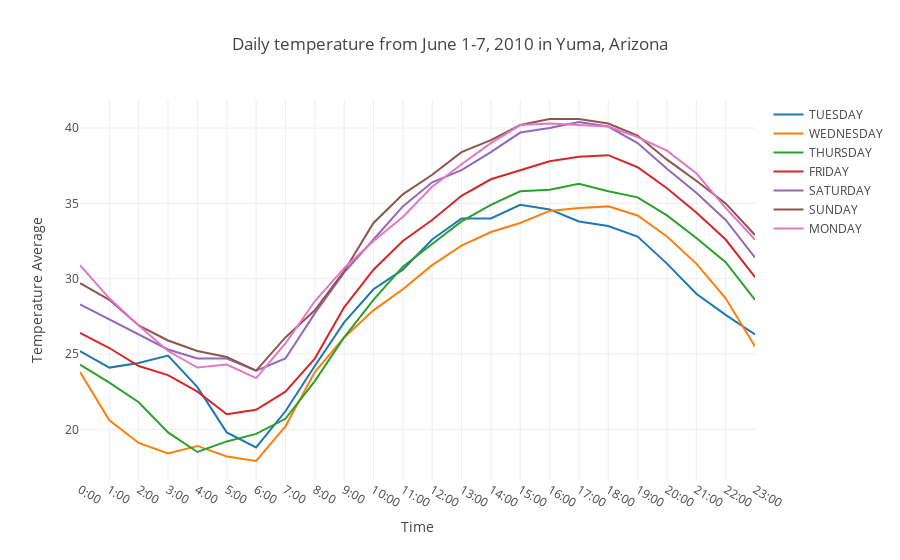

This figure's notebook cell:
### Code cell
#######
# Objective: Using the file 2010YumaAZ.csv, develop a Line Chart
# that plots seven days worth of temperature data on one graph.
# You can use a for loop to assign each day to its own trace.
######

# Perform imports here:

import pandas as pd
import plotly.graph_objects as go

# Create a pandas DataFrame from 2010YumaAZ.csv
df = pd.read_csv("../_source/DATA/2010YumaAZ.csv")
days = ["TUESDAY", "WEDNESDAY", "THURSDAY", "FRIDAY", "SATURDAY", "SUNDAY", "MONDAY"]


# Use a for loop (or list comprehension to create traces for the data list)
data = []

for day in days:
    # What should go inside this Scatter call?
    trace = go.Scatter(
        x=df.loc[df.DAY == day, "LST_TIME"],
        y=df.loc[df.DAY == day, "T_HR_AVG"],
        mode="lines",
        name=day,
    )
    data.append(trace)

# Define the layout

layout = go.Layout(
    title="Daily temperature from June 1-7, 2010 in Yuma, Arizona",
    hovermode="x unified",
    template="none",
    xaxis=dict(title='Time'),
    yaxis=dict(title='Temperature Average')
)


# Create a fig from data and layout, and plot the fig
go.Figure(data=data, layout=layout).show()

### Figure 1 — Plotly figure (JSON) as saved in the notebook; plotly's stock layout.template omitted (floating-point values rounded to 4 significant figures)
{"data": [{"mode": "lines", "name": "TUESDAY", "type": "scatter", "x": ["0:00", "1:00", "2:00", "3:00", "4:00", "5:00", "6:00", "7:00", "8:00", "9:00", "10:00", "11:00", "12:00", "13:00", "14:00", "15:00", "16:00", "17:00", "18:00", "19:00", "20:00", "21:00", "22:00", "23:00"], "y": [25.2, 24.1, 24.4, 24.9, 22.8, 19.8, 18.8, 21.2, 24.2, 27.1, 29.3, 30.6, 32.6, 34, 34, 34.9, 34.6, 33.8, 33.5, 32.8, 31, 29, 27.6, 26.3]}, {"mode": "lines", "name": "WEDNESDAY", "type": "scatter", "x": ["0:00", "1:00", "2:00", "3:00", "4:00", "5:00", "6:00", "7:00", "8:00", "9:00", "10:00", "11:00", "12:00", "13:00", "14:00", "15:00", "16:00", "17:00", "18:00", "19:00", "20:00", "21:00", "22:00", "23:00"], "y": [23.8, 20.6, 19.1, 18.4, 18.9, 18.2, 17.9, 20.2, 23.8, 26.1, 27.9, 29.3, 30.9, 32.2, 33.1, 33.7, 34.5, 34.7, 34.8, 34.2, 32.8, 31, 28.7, 25.5]}, {"mode": "lines", "name": "THURSDAY", "type": "scatter", "x": ["0:00", "1:00", "2:00", "3:00", "4:00", "5:00", "6:00", "7:00", "8:00", "9:00", "10:00", "11:00", "12:00", "13:00", "14:00", "15:00", "16:00", "17:00", "18:00", "19:00", "20:00", "21:00", "22:00", "23:00"], "y": [24.3, 23.1, 21.8, 19.8, 18.5, 19.2, 19.7, 20.7, 23.2, 26.1, 28.6, 30.8, 32.3, 33.8, 34.9, 35.8, 35.9, 36.3, 35.8, 35.4, 34.2, 32.7, 31.1, 28.6]}, {"mode": "lines", "name": "FRIDAY", "type": "scatter", "x": ["0:00", "1:00", "2:00", "3:00", "4:00", "5:00", "6:00", "7:00", "8:00", "9:00", "10:00", "11:00", "12:00", "13:00", "14:00", "15:00", "16:00", "17:00", "18:00", "19:00", "20:00", "21:00", "22:00", "23:00"], "y": [26.4, 25.4, 24.2, 23.6, 22.5, 21, 21.3, 22.5, 24.7, 28.1, 30.6, 32.5, 33.9, 35.5, 36.6, 37.2, 37.8, 38.1, 38.2, 37.4, 36, 34.4, 32.6, 30.1]}, {"mode": "lines", "name": "SATURDAY", "type": "scatter", "x": ["0:00", "1:00", "2:00", "3:00", "4:00", "5:00", "6:00", "7:00", "8:00", "9:00", "10:00", "11:00", "12:00", "13:00", "14:00", "15:00", "16:00", "17:00", "18:00", "19:00", "20:00", "21:00", "22:00", "23:00"], "y": [28.3, 27.3, 26.3, 25.3, 24.7, 24.7, 23.9, 24.7, 27.7, 30.4, 32.6, 34.8, 36.4, 37.2, 38.4, 39.7, 40, 40.4, 40.1, 39, 37.3, 35.7, 33.9, 31.4]}, {"mode": "lines", "name": "SUNDAY", "type": "scatter", "x": ["0:00", "1:00", "2:00", "3:00", "4:00", "5:00", "6:00", "7:00", "8:00", "9:00", "10:00", "11:00", "12:00", "13:00", "14:00", "15:00", "16:00", "17:00", "18:00", "19:00", "20:00", "21:00", "22:00", "23:00"], "y": [29.7, 28.6, 26.9, 25.9, 25.2, 24.8, 23.9, 26.1, 27.9, 30.5, 33.7, 35.6, 36.9, 38.4, 39.2, 40.2, 40.6, 40.6, 40.3, 39.5, 37.9, 36.5, 35, 32.9]}, {"mode": "lines", "name": "MONDAY", "type": "scatter", "x": ["0:00", "1:00", "2:00", "3:00", "4:00", "5:00", "6:00", "7:00", "8:00", "9:00", "10:00", "11:00", "12:00", "13:00", "14:00", "15:00", "16:00", "17:00", "18:00", "19:00", "20:00", "21:00", "22:00", "23:00"], "y": [30.9, 28.7, 26.9, 25.2, 24.1, 24.3, 23.4, 25.7, 28.5, 30.7, 32.5, 34.1, 36.1, 37.6, 39, 40.2, 40.3, 40.2, 40.1, 39.4, 38.5, 37, 34.7, 32.6]}], "layout": {"hovermode": "x unified", "title": {"text": "Daily temperature from June 1-7, 2010 in Yuma, Arizona"}, "xaxis": {"title": {"text": "Time"}}, "yaxis": {"title": {"text": "Temperature Average"}}}}
